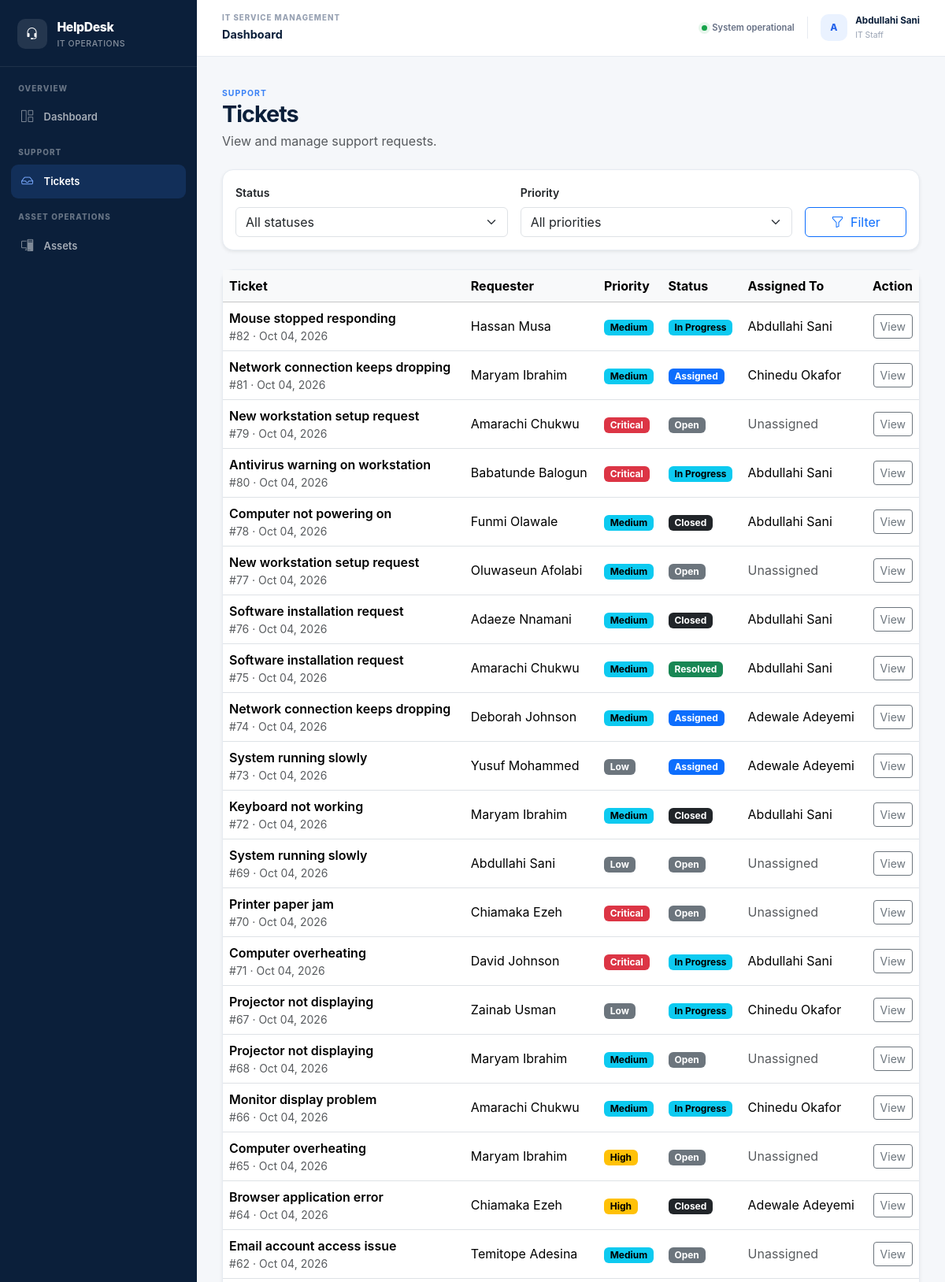
Page /tickets/ (signed in, upper part) on the committed database.
### helpdesk/models.py (models this page shows, shortened)
class StaffProfile(models.Model):
    ROLE_CHOICES = [
        ("staff", "Staff"),
        ("it_staff", "IT Staff"),
    ]
    user = models.OneToOneField(
        User,
        on_delete=models.CASCADE,
        related_name="staff_profile",
    )
    role = models.CharField(
        max_length=20,
        choices=ROLE_CHOICES,
        default="staff",
    )
    department = models.CharField(
        max_length=100,
        blank=True,
    )
    phone = models.CharField(
        max_length=20,
        blank=True,
    )

class Ticket(models.Model):
    PRIORITY_CHOICES = [
        ("low", "Low"),
        ("medium", "Medium"),
        ("high", "High"),
        ("critical", "Critical"),
    ]
    STATUS_CHOICES = [
        ("open", "Open"),
        ("assigned", "Assigned"),
        ("in_progress", "In Progress"),
        ("resolved", "Resolved"),
        ("closed", "Closed"),
    ]
    requester = models.ForeignKey(
        User,
        on_delete=models.CASCADE,
        related_name="submitted_tickets",
    )
    assigned_to = models.ForeignKey(
        User,
        on_delete=models.SET_NULL,
        null=True,
        blank=True,
        related_name="assigned_tickets",
    )
    title = models.CharField(
        max_length=200,
    )
    description = models.TextField()
    priority = models.CharField(
        max_length=10,
        choices=PRIORITY_CHOICES,
        default="medium",
    )
    status = models.CharField(
        max_length=20,
        choices=STATUS_CHOICES,
        default="open",
    )
    created_at = models.DateTimeField(
        auto_now_add=True,
    )
    updated_at = models.DateTimeField(
        auto_now=True,
    )

### helpdesk/views.py (the view, shortened to what this page needs)
@login_required
def ticket_list(request):
    if request.user.is_superuser:
        tickets = (
            Ticket.objects
            .select_related(
                "requester",
                "assigned_to",
            )
            .order_by("-created_at")
        )
    else:
        try:
            profile = request.user.staff_profile
        except AttributeError:
            raise PermissionDenied
        if profile.role == "it_staff":
            tickets = (
                Ticket.objects
                .select_related(
                    "requester",
                    "assigned_to",
                )
                .order_by("-created_at")
            )
    status = request.GET.get("status")
    priority = request.GET.get("priority")
    if status:
        tickets = tickets.filter(status=status)
    if priority:
        tickets = tickets.filter(priority=priority)
    context = {
        "title": "Tickets",
        "tickets": tickets,
        "status_choices": Ticket.STATUS_CHOICES,
        "priority_choices": Ticket.PRIORITY_CHOICES,
        "selected_status": status,
        "selected_priority": priority,
    }
    return render(
        request,
        "helpdesk/tickets/list.html",
        context,
    )

### helpdesk/templates/helpdesk/tickets/list.html (shortened to what this page needs)
{% extends "helpdesk/base.html" %}
{% block content %}
    <div class="d-flex flex-wrap justify-content-between align-items-end gap-3 mb-4">
        <div>
            <span class="text-uppercase small fw-bold text-muted">
                Support
            </span>
            <h1 class="h3 fw-bold mb-1">
                Tickets
            </h1>
            <p class="text-muted mb-0">
                View and manage support requests.
            </p>
        </div>
    </div>
    <div class="card border-0 shadow-sm mb-4">
        <div class="card-body">
            <form method="get">
                <div class="row g-3 align-items-end">
                    <div class="col-12 col-md-5">
                        <label
                            for="status"
                            class="form-label small fw-semibold"
                        >
                            Status
                        </label>
                        <select
                            id="status"
                            name="status"
                            class="form-select"
                        >
                            <option value="">
                                All statuses
                            </option>
                        </select>
                    </div>
                    <div class="col-12 col-md-5">
                        <label
                            for="priority"
                            class="form-label small fw-semibold"
                        >
                            Priority
                        </label>
                        <select
                            id="priority"
                            name="priority"
                            class="form-select"
                        >
                            <option value="">
                                All priorities
                            </option>
                        </select>
                    </div>
                    <div class="col-12 col-md-2">
                        <button
                            type="submit"
                            class="btn btn-outline-primary w-100"
                        >
                            <i class="bi bi-funnel me-1"></i>
                            Filter
                        </button>
                    </div>
                </div>
            </form>
        </div>
    </div>
    <div class="card border-0 shadow-sm">
        <div class="card-body p-0">
            <div class="table-responsive">
                <table class="table align-middle mb-0">
                    <thead class="table-light">
                        <tr>
                            <th>Ticket</th>
                            <th>Requester</th>
                            <th>Priority</th>
                            <th>Status</th>
                            <th>Assigned To</th>
                            <th class="text-end">Action</th>
                        </tr>
                    </thead>
                    <tbody>
                        {% for ticket in tickets %}
                            <tr>
                                <td>
                                    <a
                                        href="{% url 'helpdesk:ticket_detail' ticket.id %}"
                                        class="fw-semibold text-decoration-none"
                                    >
                                        {{ ticket.title }}
                                    </a>
                                    <div class="text-muted small">
                                        #{{ ticket.id }}
                                        ·
                                        {{ ticket.created_at|date:"M d, Y" }}
                                    </div>
                                </td>
                                <td>
                                    {{ ticket.requester.get_full_name|default:ticket.requester.username }}
                                </td>
                                <td>
                                    {% if ticket.priority == "critical" %}
                                        <span class="badge text-bg-danger">
                                            Critical
                                        </span>
                                    {% elif ticket.priority == "high" %}
                                        <span class="badge text-bg-warning">
                                            High
                                        </span>
                                    {% elif ticket.priority == "medium" %}
                                        <span class="badge text-bg-info">
                                            Medium
                                        </span>
                                    {% else %}
                                        <span class="badge text-bg-secondary">
                                            Low
                                        </span>
                                    {% endif %}
                                </td>
                                <td>
                                    {% if ticket.status == "open" %}
                                        <span class="badge text-bg-secondary">
                                            Open
                                        </span>
                                    {% elif ticket.status == "assigned" %}
                                        <span class="badge text-bg-primary">
                                            Assigned
                                        </span>
                                    {% elif ticket.status == "in_progress" %}
                                        <span class="badge text-bg-info">
                                            In Progress
                                        </span>
                                    {% elif ticket.status == "resolved" %}
                                        <span class="badge text-bg-success">
                                            Resolved
                                        </span>
                                    {% else %}
                                        <span class="badge text-bg-dark">
                                            Closed
                                        </span>
                                    {% endif %}
                                </td>
                                <td>
                                    {% if ticket.assigned_to %}
                                        {{ ticket.assigned_to.get_full_name|default:ticket.assigned_to.username }}
                                    {% else %}
                                        <span class="text-muted">
                                            Unassigned
                                        </span>
                                    {% endif %}
                                </td>
                                <td class="text-end">
                                    <a
                                        href="{% url 'helpdesk:ticket_detail' ticket.id %}"
                                        class="btn btn-sm btn-outline-secondary"
                                    >
                                        View
                                    </a>
                                </td>
                            </tr>
                        {% endfor %}
                    </tbody>
                </table>
            </div>
        </div>
    </div>
{% endblock %}

### helpdesk/templates/helpdesk/base.html (shortened to what this page needs)
{% load static %}
<!DOCTYPE html>
<html lang="en">
<head>
    <link
        href="https://cdn.jsdelivr.net/npm/bootstrap@5.3.8/dist/css/bootstrap.min.css"
        rel="stylesheet"
    >
    <link
        href="https://cdn.jsdelivr.net/npm/bootstrap-icons@1.11.3/font/bootstrap-icons.css"
        rel="stylesheet"
    >
    <link
        rel="stylesheet"
        href="{% static 'helpdesk/css/style.css' %}"
    >
</head>
<body>
    <div class="helpdesk-shell">
        <aside
            class="helpdesk-sidebar"
            id="helpdeskSidebar"
        >
            <div class="helpdesk-brand">
                <a
                    href="{% url 'helpdesk:dashboard' %}"
                    class="helpdesk-brand-link"
                >
                    <span class="helpdesk-brand-icon">
                        <i class="bi bi-headset"></i>
                    </span>
                    <span class="helpdesk-brand-text">
                        <strong>
                            HelpDesk
                        </strong>
                        <small>
                            IT Operations
                        </small>
                    </span>
                </a>
            </div>
            <nav class="helpdesk-nav">
                <div class="helpdesk-nav-section">
                    Overview
                </div>
                <a
                    href="{% url 'helpdesk:dashboard' %}"
                    class="helpdesk-nav-link {% if request.resolver_match.url_name == 'dashboard' %}active{% endif %}"
                >
                    <i class="bi bi-grid-1x2"></i>
                    <span>
                        Dashboard
                    </span>
                </a>
                <div class="helpdesk-nav-section">
                    Support
                </div>
                <a
                    href="{% url 'helpdesk:ticket_list' %}"
                    class="helpdesk-nav-link {% if 'ticket' in request.resolver_match.url_name %}active{% endif %}"
                >
                    <i class="bi bi-inbox"></i>
                    <span>
                        Tickets
                    </span>
                </a>
                {% if request.user.is_superuser or request.user.staff_profile.role == "it_staff" %}
                    <div class="helpdesk-nav-section">
                        Asset Operations
                    </div>
                    <a
                        href="{% url 'helpdesk:asset_list' %}"
                        class="helpdesk-nav-link {% if 'asset' in request.resolver_match.url_name %}active{% endif %}"
                    >
                        <i class="bi bi-pc-display"></i>
                        <span>
                            Assets
                        </span>
                    </a>
                {% endif %}
            </nav>
        </aside>
        <div class="helpdesk-main">
            <header class="helpdesk-topbar">
                <div class="helpdesk-topbar-left">
                    <div>
                        <span class="helpdesk-topbar-label">
                            IT Service Management
                        </span>
                        <span class="helpdesk-topbar-title">
                            {% block topbar_title %}
                                Dashboard
                            {% endblock %}
                        </span>
                    </div>
                </div>
                <div class="helpdesk-topbar-right">
                    <div class="helpdesk-system-status">
                        <span class="helpdesk-status-dot"></span>
                        System operational
                    </div>
                    <div class="helpdesk-topbar-user">
                        <div class="helpdesk-topbar-avatar">
                            {% if request.user.first_name %}
                                {{ request.user.first_name|first|upper }}
                            {% else %}
                                {{ request.user.username|first|upper }}
                            {% endif %}
                        </div>
                        <div class="helpdesk-topbar-user-info">
                            <strong>
                                {{ request.user.get_full_name|default:request.user.username }}
                            </strong>
                            <span>
                                {% if request.user.is_superuser %}
                                    Administrator
                                {% else %}
                                    {{ request.user.staff_profile.get_role_display }}
                                {% endif %}
                            </span>
                        </div>
                    </div>
                </div>
            </header>
            <main class="helpdesk-content">
                {% block content %}
                {% endblock %}
            </main>
        </div>
    </div>
</body>
</html>

### rows in the picture
Ticket: title "Mouse stopped responding", id "82", created_at "Oct 04, 2026", requester.get_full_name "Hassan Musa", priority "Medium", status "In Progress", assigned_to.get_full_name "Abdullahi Sani"
Ticket: title "Network connection keeps dropping", id "81", created_at "Oct 04, 2026", requester.get_full_name "Maryam Ibrahim", priority "Medium", status "Assigned", assigned_to.get_full_name "Chinedu Okafor"
Ticket: title "New workstation setup request", id "79", created_at "Oct 04, 2026", requester.get_full_name "Amarachi Chukwu", priority "Critical", status "Open", shows "Unassigned"
Ticket: title "Antivirus warning on workstation", id "80", created_at "Oct 04, 2026", requester.get_full_name "Babatunde Balogun", priority "Critical", status "In Progress", assigned_to.get_full_name "Abdullahi Sani"
Ticket: title "Computer not powering on", id "78", created_at "Oct 04, 2026", requester.get_full_name "Funmi Olawale", priority "Medium", status "Closed", assigned_to.get_full_name "Abdullahi Sani"
Ticket: title "New workstation setup request", id "77", created_at "Oct 04, 2026", requester.get_full_name "Oluwaseun Afolabi", priority "Medium", status "Open", shows "Unassigned"
Ticket: title "Software installation request", id "76", created_at "Oct 04, 2026", requester.get_full_name "Adaeze Nnamani", priority "Medium", status "Closed", assigned_to.get_full_name "Abdullahi Sani"
Ticket: title "Software installation request", id "75", created_at "Oct 04, 2026", requester.get_full_name "Amarachi Chukwu", priority "Medium", status "Resolved", assigned_to.get_full_name "Abdullahi Sani"
Ticket: title "Network connection keeps dropping", id "74", created_at "Oct 04, 2026", requester.get_full_name "Deborah Johnson", priority "Medium", status "Assigned", assigned_to.get_full_name "Adewale Adeyemi"
Ticket: title "System running slowly", id "73", created_at "Oct 04, 2026", requester.get_full_name "Yusuf Mohammed", priority "Low", status "Assigned", assigned_to.get_full_name "Adewale Adeyemi"
Ticket: title "Keyboard not working", id "72", created_at "Oct 04, 2026", requester.get_full_name "Maryam Ibrahim", priority "Medium", status "Closed", assigned_to.get_full_name "Abdullahi Sani"
Ticket: title "System running slowly", id "69", created_at "Oct 04, 2026", requester.get_full_name "Abdullahi Sani", priority "Low", status "Open", shows "Unassigned"
Ticket: title "Printer paper jam", id "70", created_at "Oct 04, 2026", requester.get_full_name "Chiamaka Ezeh", priority "Critical", status "Open", shows "Unassigned"
Ticket: title "Computer overheating", id "71", created_at "Oct 04, 2026", requester.get_full_name "David Johnson", priority "Critical", status "In Progress", assigned_to.get_full_name "Abdullahi Sani"
Ticket: title "Projector not displaying", id "67", created_at "Oct 04, 2026", requester.get_full_name "Zainab Usman", priority "Low", status "In Progress", assigned_to.get_full_name "Chinedu Okafor"
Ticket: title "Projector not displaying", id "68", created_at "Oct 04, 2026", requester.get_full_name "Maryam Ibrahim", priority "Medium", status "Open", shows "Unassigned"
Ticket: title "Monitor display problem", id "66", created_at "Oct 04, 2026", requester.get_full_name "Amarachi Chukwu", priority "Medium", status "In Progress", assigned_to.get_full_name "Chinedu Okafor"
Ticket: title "Computer overheating", id "65", created_at "Oct 04, 2026", requester.get_full_name "Maryam Ibrahim", priority "High", status "Open", shows "Unassigned"
Ticket: title "Browser application error", id "64", created_at "Oct 04, 2026", requester.get_full_name "Chiamaka Ezeh", priority "High", status "Closed", assigned_to.get_full_name "Adewale Adeyemi"
Ticket: title "Email account access issue", id "62", created_at "Oct 04, 2026", requester.get_full_name "Temitope Adesina", priority "Medium", status "Open", shows "Unassigned"

### other values in the picture
{{ request.user.first_name|first|upper }} "A"
{{ request.user.get_full_name|default:request.user.username }} "Abdullahi Sani"
{{ request.user.staff_profile.get_role_display }} "IT Staff"
